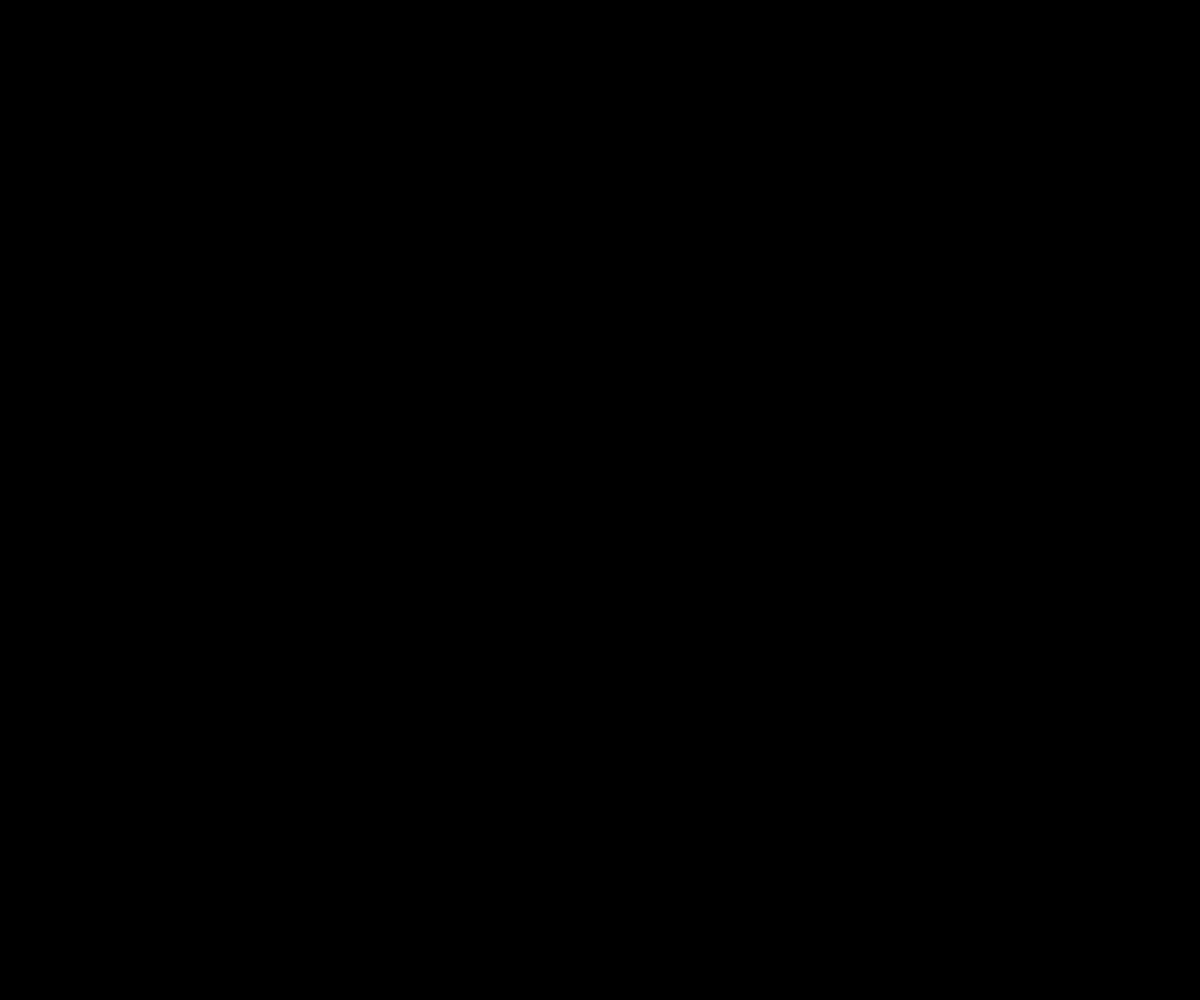
Frame 1 (no input)
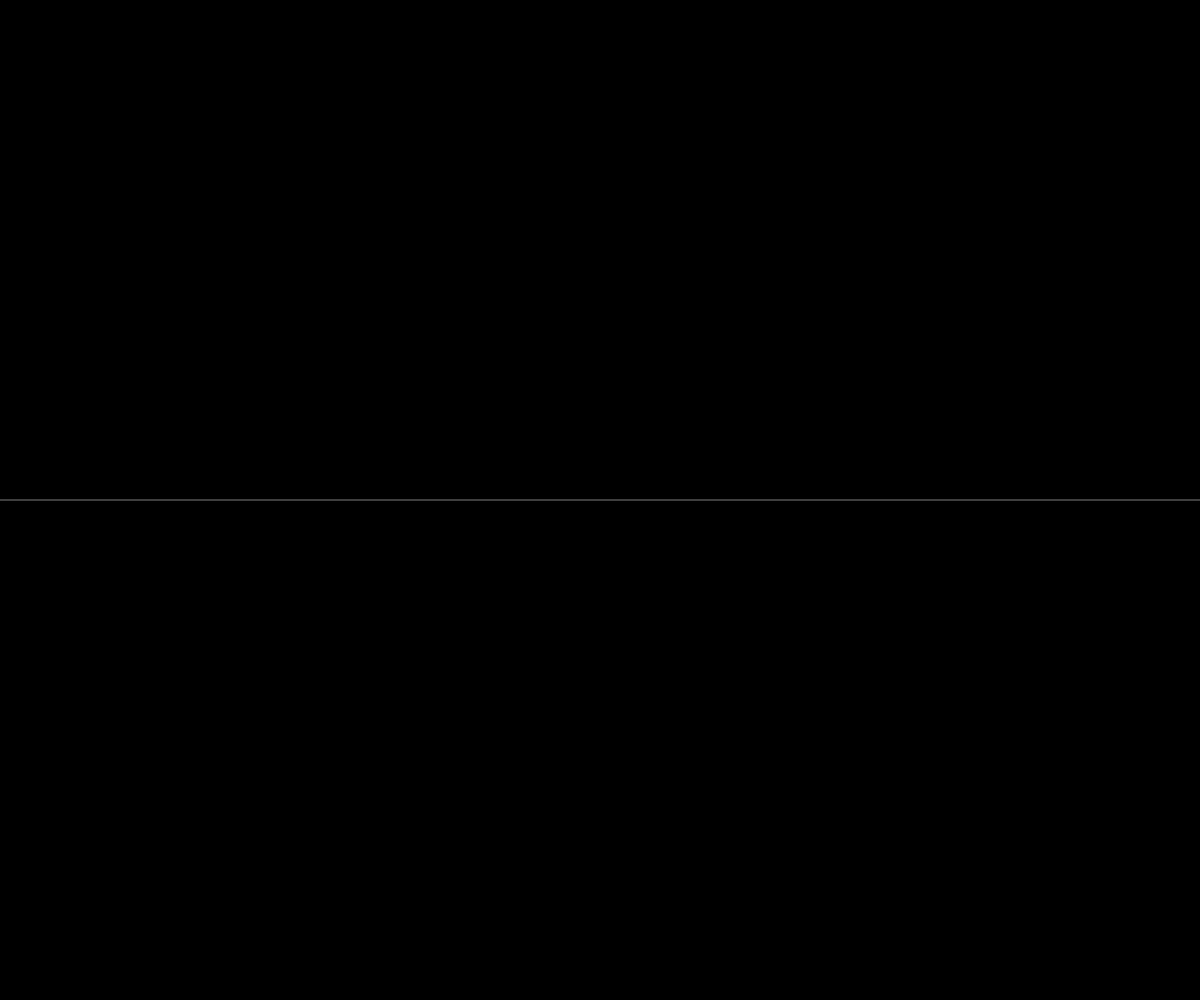
Frame 60 (no input)
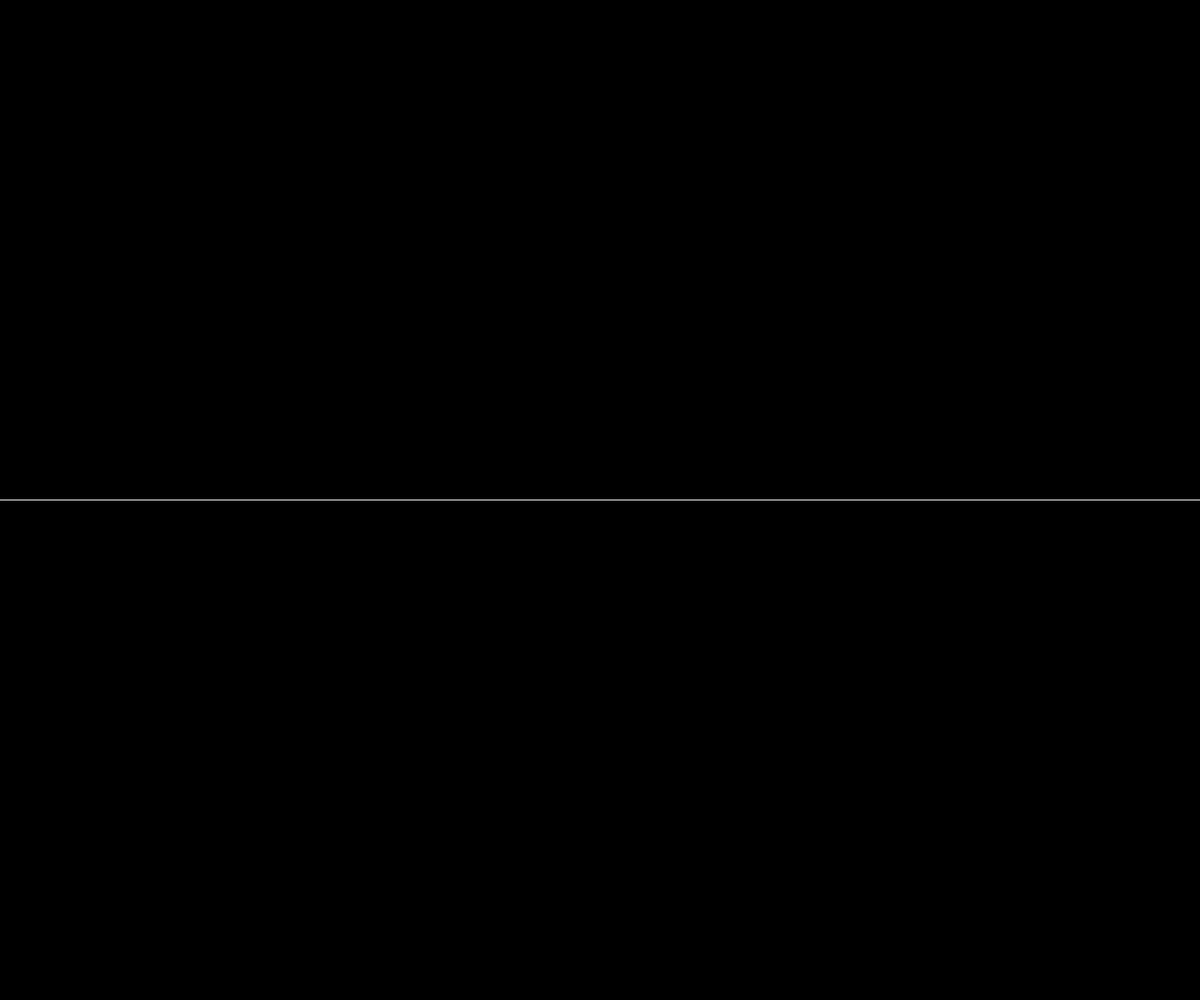
Frame 120 (the mouse pressed at the canvas centre since frame 60)

The p5.js sketch that drew these frames (run headless with seeded random() and noise() and a simulated clock; from frame 60 on, the mouse is pressed at the canvas centre):

// p5.js sketch
// ── sketch.js
let y1, y1a, y2, y3, y3a, y4;
let hspeed = 0.01;
let h = 0;
let bg = 0;
let c = h * 10;
let d = c;

function setup() {
  createCanvas(windowWidth, windowHeight);
  y1 = (height / 2) - (h / 2);
  y1a = y1;
  y3a = y3;
  widen();
  noStroke();
  noCursor();
}

function widen() {
  c++;
  y2 = y1 - (pow(c * 0.0005, 10));
  y3 = y1 + h;
  y4 = y3;
}

function draw() {
  background(bg);
  h += hspeed;
  y1 -= hspeed / 2;
  if (abs(y2 - y1) > 1) {
    y1a += 0.01;
    d++;
    y3a = y4 + (pow(d * 0.001, 10));
    if (y2 < 5) {
      bg++;
      //console.log("SHRINKING");
    }
  } else {
    y1a = y1;
    y3a = y3;
  }
  widen();
  //console.log(abs(y2 - y1));

  fill(255);
  beginShape();
  vertex(0, y1a);
  vertex(width, y2);
  vertex(width, y3a);
  vertex(0, y4);
  endShape();

  //text(y2, 100, 100);
}
